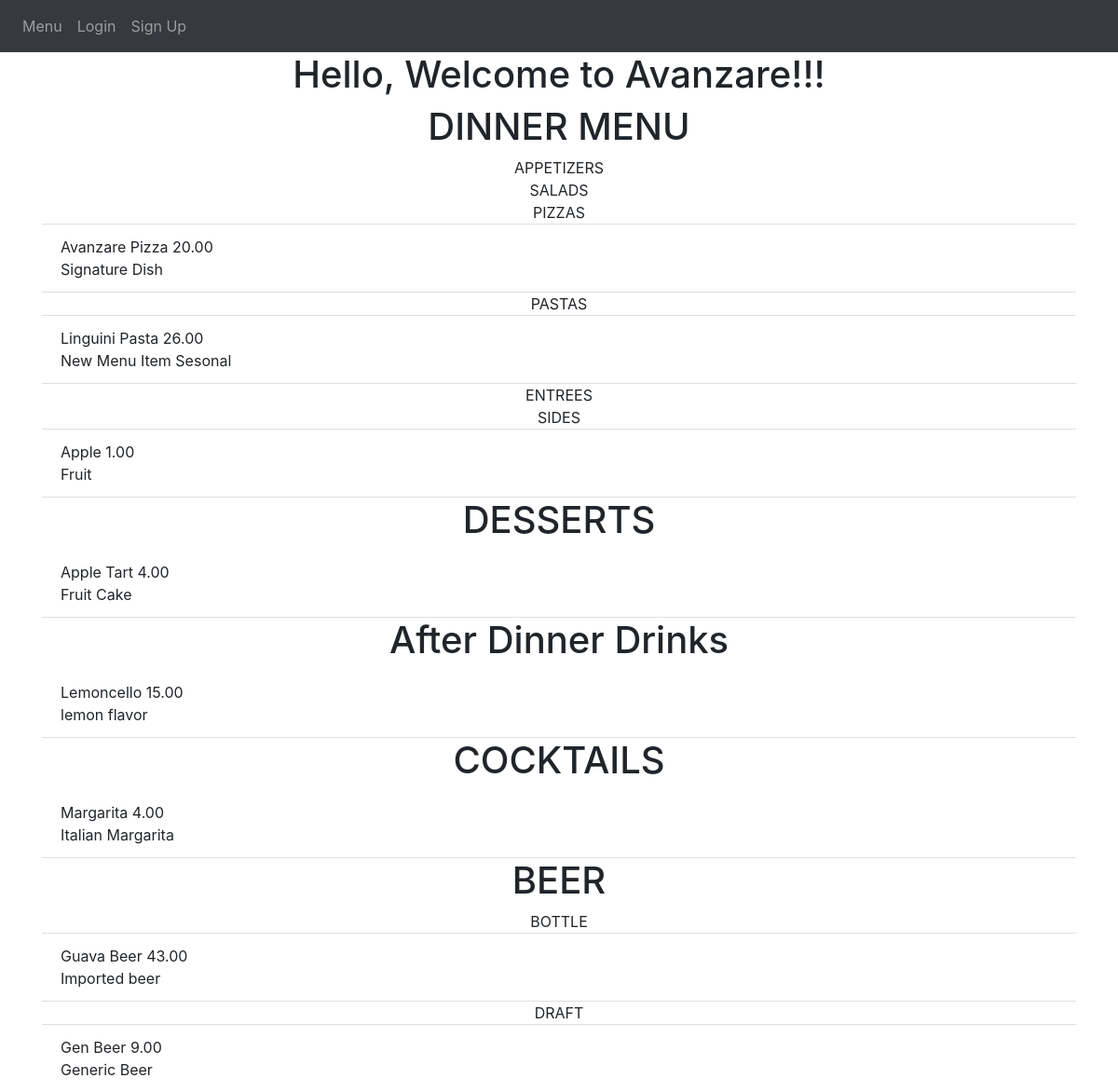
Screenshot of /start_page with the database file from the repository.
### avanzareApp/models.py (models this page shows)
class Menu(db.Model):
    id = db.Column(db.Integer, primary_key=True)
    name = db.Column(db.String(150), unique=True)
    price = db.Column(db.String(150))
    description = db.Column(db.String(10000))
    menu_type = db.Column(db.String(150))
    date = db.Column(db.DateTime(timezone=True), default=func.now())
    user_id = db.Column(db.Integer, db.ForeignKey('user.id'))

### avanzareApp/auth.py (the view, shortened to what this page needs)
@auth.route('/start_page', methods=['GET'])
def start_page():
    user = User.query.filter(User.email=='headChef@gmail.com').first()
    items = Menu.query.filter_by(user_id=user.id).order_by(Menu.name).all()
    return render_template("start_page.html", items=items, user=current_user)

### avanzareApp/templates/start_page.html
{% extends "base.html" %} {% block title %}Home{% endblock %}
{% block content %}
<h1 align="center">Hello, Welcome to Avanzare!!!</h1>
<h1 align="center"> DINNER MENU </h1>
        <ul class="list-group list-group-flush" >
            {% set DINNER_sub_menus = ["APPETIZERS", "SALADS", "SIDES"] %}
            {% set print_once = 1 %}
            {% for menu in ["APPETIZERS", "SALADS", "PIZZAS", "PASTAS", "ENTREES", "SIDES"] %}
                {% if print_once == 1 %}
                    <div align="center">{{ menu }}</div>
                    {% set print_once = 0 %}
                {% endif %}
              {% for item in items %}
                    {% if item.menu_type == menu %}
                      <li class="list-group-item">
                          {{ item.name }}
                          {{ item.price }}
                          <br />
                          {{ item.description }}
                      </li>
                    {% endif %}
              {% endfor %}
            {% set print_once = 1 %}
            {% endfor %}
        </ul>
<h1 align="center"> DESSERTS </h1>
        <ul class="list-group list-group-flush" >
          {% for item in items %}
                {% if item.menu_type == "DESSERT MENU" %}
                  <li class="list-group-item">
                      {{ item.name }}
                      {{ item.price }}
                      <br />
                      {{ item.description }}
                  </li>
                {% endif %}
          {% endfor %}
        </ul>
<h1 align="center"> After Dinner Drinks </h1>
        <ul class="list-group list-group-flush" >
          {% for item in items %}
                {% if item.menu_type == "AFTER DINNER DRINKS" %}
                  <li class="list-group-item">
                      {{ item.name }}
                      {{ item.price }}
                      <br />
                      {{ item.description }}
                  </li>
                {% endif %}
          {% endfor %}
        </ul>
<h1 align="center"> COCKTAILS </h1>
        <ul class="list-group list-group-flush" >
          {% for item in items %}
                {% if item.menu_type == "COCKTAILS" %}
                  <li class="list-group-item">
                      {{ item.name }}
                      {{ item.price }}
                      <br />
                      {{ item.description }}
                  </li>
                {% endif %}
          {% endfor %}
        </ul>
<h1 align="center"> BEER </h1>
        <ul class="list-group list-group-flush" >
            {% set BEER_sub_menus = ["BOTTLE", "DRAFT"] %}
            {% set print_once = 1 %}
            {% for menu in BEER_sub_menus %}
                {% if print_once == 1 %}
                    <div align="center">{{ menu }}</div>
                    {% set print_once = 0 %}
                {% endif %}
              {% for item in items %}
                    {% if item.menu_type == menu %}
                      <li class="list-group-item">
                          {{ item.name }}
                          {{ item.price }}
                          <br />
                          {{ item.description }}
                      </li>
                    {% endif %}
              {% endfor %}
            {% set print_once = 1 %}
            {% endfor %}
{% endblock %}

### rows the page displays
Menu: name "Avanzare Pizza", price "20.00", description "Signature Dish"
Menu: name "Linguini Pasta", price "26.00", description "New Menu Item Sesonal"
Menu: name "Apple", price "1.00", description "Fruit"
Menu: name "Apple Tart", price "4.00", description "Fruit Cake"
Menu: name "Lemoncello", price "15.00", description "lemon flavor"
Menu: name "Margarita", price "4.00", description "Italian Margarita"
Menu: name "Guava Beer", price "43.00", description "Imported beer"
Menu: name "Gen Beer", price "9.00", description "Generic Beer"

### other values shown
{{ menu }} "APPETIZERS" "SALADS" "PIZZAS" "PASTAS" "ENTREES" "SIDES"
{{ menu }} "BOTTLE" "DRAFT"
